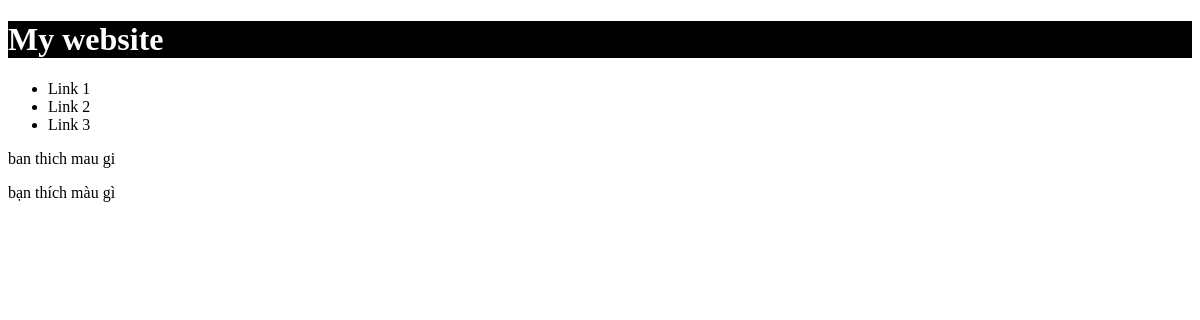
The page /polls/list/ on the database as committed earlier.
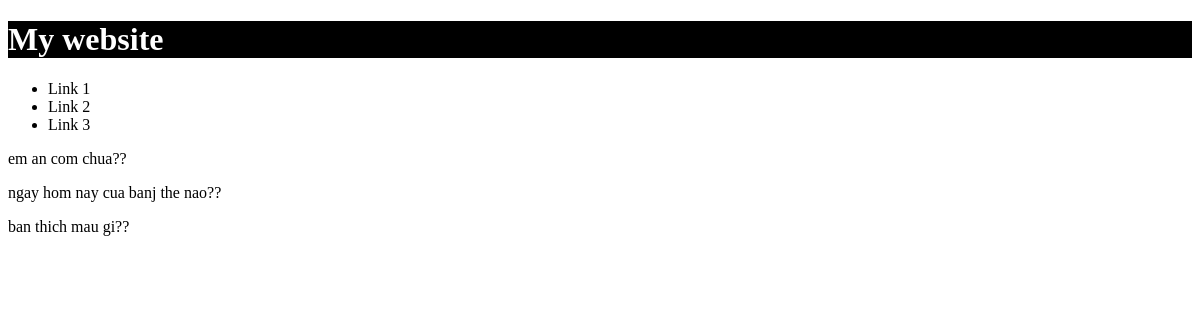
The same page on the database as committed later.
### polls/models.py (models this page shows)
class Question(models.Model):
    question_text= models.CharField(max_length= 200)
    time_pub = models.DateTimeField()

### polls/views.py (the view)
# urls.py: path("list/", views.viewList, name="View_list"),
def viewList(request):
    list_question = Question.objects.all()
    context1 = {"dsquestions": list_question}
    return render(request, "polls/question_list.html", context1)

### polls/templates/polls/question_list.html
{% extends 'polls/base.html' %}
{% block content %}
    {% if dsquestions %}
        {% for i in dsquestions %}
            <p>{{i.question_text }}</p>
        {% endfor %}
    {% else %}
    <h3 style= "color: red;">khong co du lieu!!!</h3>
    {% endif %}
{% endblock %}

### polls/templates/polls/base.html (shortened to what this page needs)
<!doctype html>
<html lang="en">
<head>
</head>
<body>
    <div class="header">
        <h1>My website</h1>
    </div>
    <div>
        <ul>
            <li>Link 1</li>
            <li>Link 2</li>
            <li>Link 3</li>
        </ul>
    </div>
    <div class="noidung">
        {% block content %}
        {% endblock %}
    </div>
</body>
</html>

### polls/templates/polls/base.html (style rules this page uses)
.header { panding: 30px; background-color: #000000; color: #FFFFFF; }

Rows that differ between the two databases and show on the page:
removed Question: question_text "ban thich mau gi"
removed Question: question_text "bạn thích màu gì"
added Question: question_text "em an com chua??"
added Question: question_text "ngay hom nay cua banj the nao??"
added Question: question_text "ban thich mau gi??"
